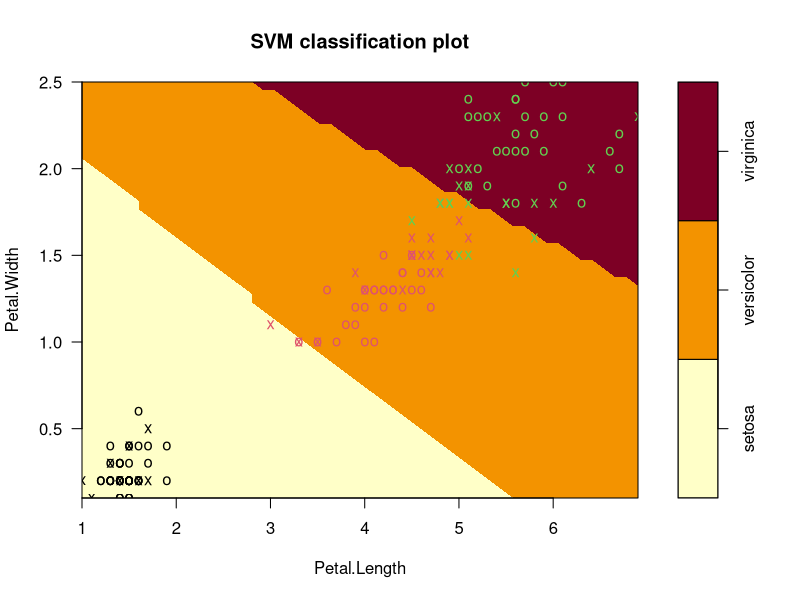
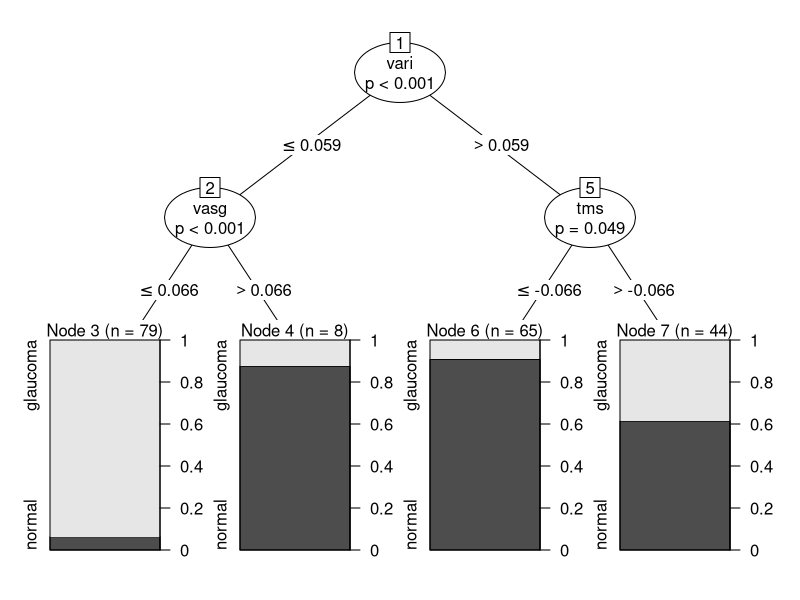
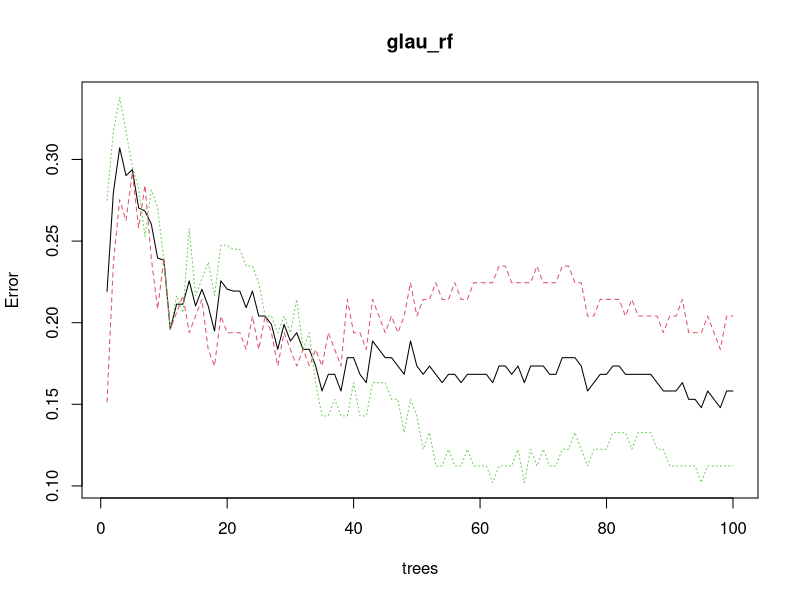
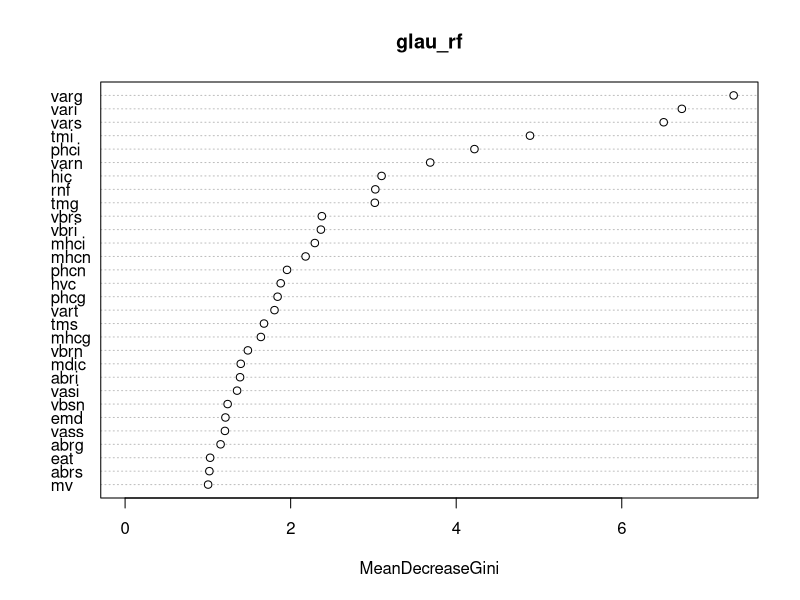

Reproduce these figures in R, in order.
## ---- chunk 1
# Problem 5 
library (party)
str (iris)
## ---- chunk 2
library (e1071)
svm <- svm(Species~., data=iris)
plot (svm, iris, formula=Petal.Width ~ Petal.Length, slice=list(Sepal.Width=3, Sepal.Length=4))
## ---- chunk 3
# Problem 4.
data ("GlaucomaM", package="TH.data")
glau_ct <- ctree(Class~., data=GlaucomaM)
plot(glau_ct)
## ---- chunk 4
predict <- predict(glau_ct, GlaucomaM)
table(predict, GlaucomaM$Class)
## ---- chunk 5
library(randomForest)
glau_rf <- randomForest(Class~., data=GlaucomaM, ntree=100, proximity=TRUE)
plot(glau_rf)
## ---- chunk 6
varImpPlot(glau_rf)
## ---- chunk 7
# vari is the most important feature
